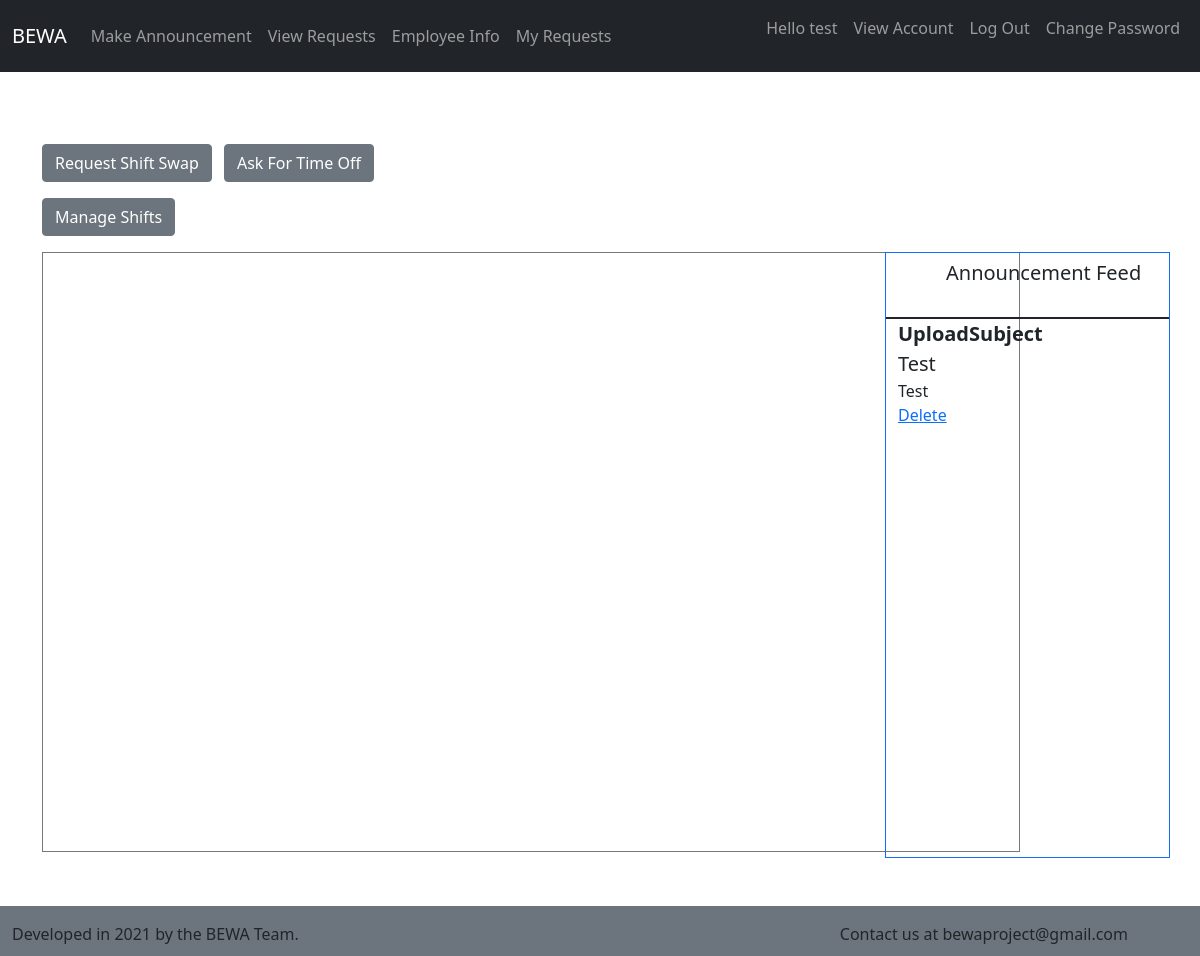
Screenshot of /home.php (signed in) with the database file from the repository.
### tables this page shows
CREATE TABLE `announcement` (
  `id` int(11) NOT NULL,
  `empID` int(11) NOT NULL,
  `subject` text NOT NULL,
  `text` text NOT NULL,
  `title` text NOT NULL
);

### home.php (the view, shortened to what this page needs)
<?php
require 'header.php';
?>
    <div class="container">
      <div class="row">
        <div class="col-9 mb-3">
          <button type="button" class="btn btn-secondary" onclick="location.href = 'requests/shiftSwap.php';" data-bs-toggle="button" autocomplete="off">Request Shift Swap</button>
          <button type="button" class="btn btn-secondary ms-2" onclick="location.href = 'requests/timeOff.php';" data-bs-toggle="button" autocomplete="off">Ask For Time Off</button>
        </div>
        <div class="col-9 mb-3">
          <?php if ($_SESSION["isAdmin"]==1) {?>
            <a href="https://calendar.google.com/calendar/u/0/r?cid=bewaproject@gmail.com" target="_blank" class="btn btn-secondary">Manage Shifts</a>
          <?php } ?>
        </div>
      </div>
      <div class="row">
        <div class="col-9">
          <iframe src="https://calendar.google.com/calendar/embed?height=600&amp;wkst=1&amp;bgcolor=%23ffffff&amp;ctz=America%2FChicago&amp;src=YmV3YXByb2plY3RAZ21haWwuY29t&amp;color=%23039BE5" style="border:solid 1px #777" width="978" height="600" frameborder="0" scrolling="no"></iframe>
        </div>
        <div class="col border border-primary">
          <div class="row ml-3 h5 ms-5 mt-2">
            Announcement Feed
          </div><br>
            <?php $sql = "SELECT id, subject, title, text FROM announcement";
              $result = $conn->query($sql);
              if ($result->num_rows > 0) {
                while($row = $result->fetch_assoc()) {
                  echo "<div class='row border-top border-2 border-dark'>";
                    echo "<div class='fs-5 fw-bold'>".$row["subject"]."</div><br>";
                    echo "<div class='fs-5'>".$row["title"]."</div><br>"."<div class='fw-light'>".$row["text"]."</div><br>";
                    if($_SESSION['isAdmin']){
                      echo '<a href="deleteAnnouncement.php?id='. $row['id'] .'" title="Delete Record">Delete</a>';
                    }
                  echo "</div>";
                }
              } else {
                echo "0 results";
              }
            ?>
        </div>
      </div>
    </div>
<?php require 'footer.php' ?>

### rows the page displays
announcement: subject "UploadSubject", title "Test", text "Test"

### other values shown
$_SESSION["firstName"] "test"
